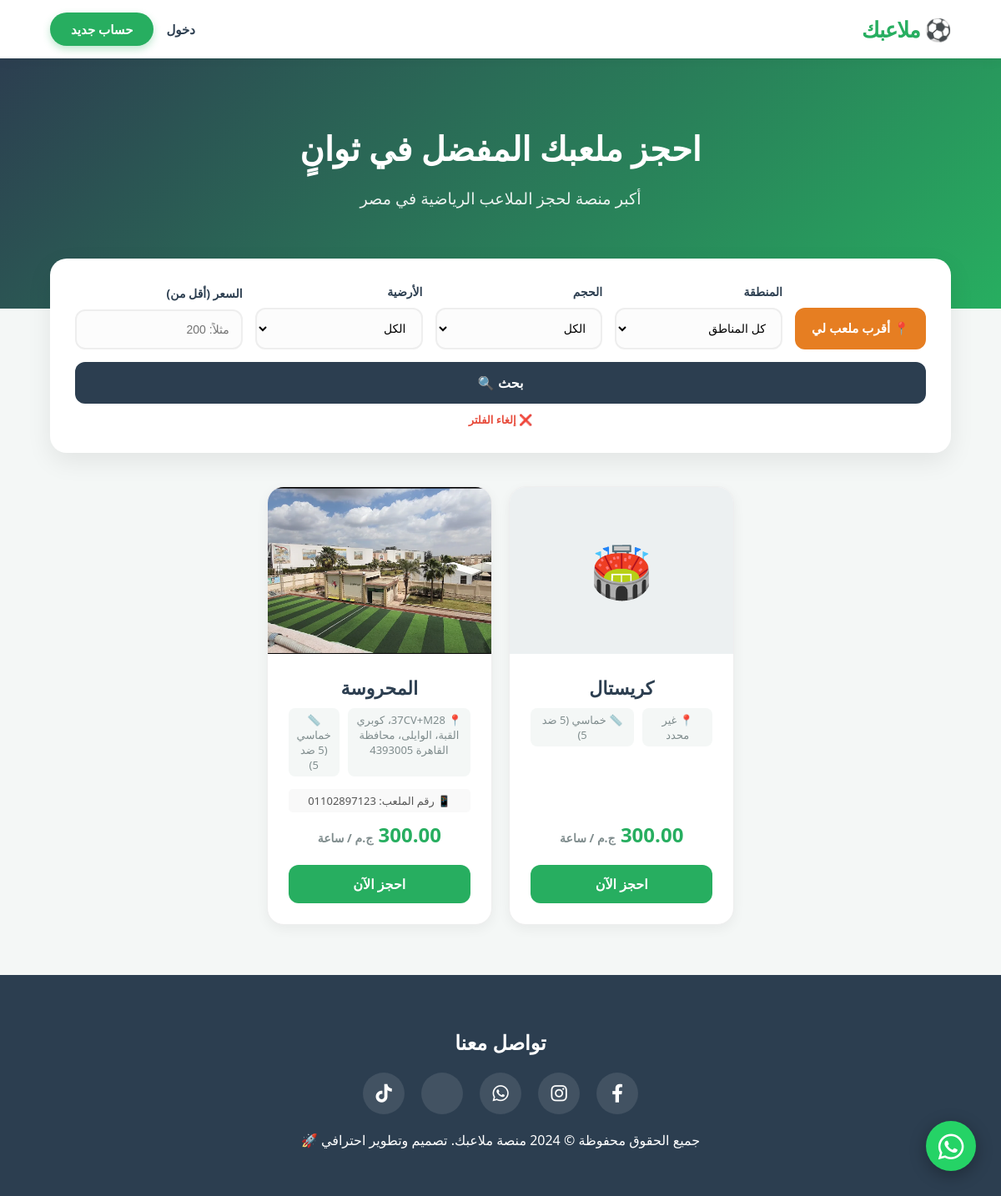
The page / on the database its author committed.
### bookings/models.py (models this page shows, shortened)
class Pitch(models.Model):
    SIZE_CHOICES = [
        ('5x5', 'خماسي (5 ضد 5)'),
        ('7x7', 'سباعي (7 ضد 7)'),
        ('11x11', 'قانوني (11 ضد 11)'),
    ]
    FLOOR_CHOICES = [
        ('Artificial', 'نجيل صناعي'),
        ('Natural', 'نجيل طبيعي'),
        ('Tartan', 'ترتان / مطاط'),
    ]
    name = models.CharField(max_length=100, verbose_name="اسم الملعب")
    price_per_hour = models.DecimalField(max_digits=10, decimal_places=2, verbose_name="سعر الساعة الأساسي")
    image = models.ImageField(upload_to='pitch_images/', blank=True, null=True, verbose_name="صورة الملعب")
    location = models.CharField(max_length=200, blank=True, verbose_name="العنوان نصياً")
    google_map_link = models.URLField(blank=True, null=True, verbose_name="رابط جوجل ماب")
    description = models.TextField(blank=True, verbose_name="وصف ومميزات الملعب")
    phone_number = models.CharField(max_length=15, blank=True, verbose_name="رقم الملعب")
    owner_name = models.CharField(max_length=100, blank=True, verbose_name="اسم صاحب الملعب")
    latitude = models.FloatField(blank=True, null=True, verbose_name="خط العرض (Latitude)")
    longitude = models.FloatField(blank=True, null=True, verbose_name="خط الطول (Longitude)")
    size = models.CharField(max_length=10, choices=SIZE_CHOICES, default='5x5', verbose_name="حجم الملعب")
    floor_type = models.CharField(max_length=20, choices=FLOOR_CHOICES, default='Artificial', verbose_name="نوع الأرضية")
    has_showers = models.BooleanField(default=False, verbose_name="يوجد حمامات/دش")
    has_parking = models.BooleanField(default=False, verbose_name="يوجد جراج")
    has_ball = models.BooleanField(default=True, verbose_name="توفر كرة")
    has_bibs = models.BooleanField(default=False, verbose_name="توفر ماركرات (صديري)")
    class Meta:
        verbose_name = "ملعب"
        verbose_name_plural = "الملاعب"

### bookings/views.py (the view)
# urls.py: path('', views.home, name='home'),
def home(request):
    time_threshold = timezone.now() - timedelta(minutes=30)
    Booking.objects.filter(status='Pending', created_at__lt=time_threshold).update(status='Cancelled')
    pitches_list = Pitch.objects.all()
    user_lat = request.GET.get('lat')
    user_lng = request.GET.get('lng')
    if user_lat and user_lng:
        try:
            user_lat = float(user_lat)
            user_lng = float(user_lng)
            pitches_with_distance = []
            for pitch in pitches_list:
                if pitch.latitude and pitch.longitude:
                    dist = haversine(user_lng, user_lat, pitch.longitude, pitch.latitude)
                    pitch.distance = round(dist, 1)
                else:
                    pitch.distance = 99999 # الملاعب اللي ملهاش موقع تظهر في الآخر
                pitches_with_distance.append(pitch)
            pitches_list = sorted(pitches_with_distance, key=lambda x: x.distance)
        except ValueError:
            pass
    else:
        pitches_list = pitches_list.order_by('-id')
    location_query = request.GET.get('location')
    size_query = request.GET.get('size')
    floor_query = request.GET.get('floor_type')
    max_price = request.GET.get('price')
    if isinstance(pitches_list, list):
        if location_query and location_query != 'all':
            pitches_list = [p for p in pitches_list if p.location == location_query]
        if size_query and size_query != 'all':
            pitches_list = [p for p in pitches_list if p.size == size_query]
        if floor_query and floor_query != 'all':
            pitches_list = [p for p in pitches_list if p.floor_type == floor_query]
        if max_price:
            pitches_list = [p for p in pitches_list if p.price_per_hour <= float(max_price)]
    else:
        if location_query and location_query != 'all': pitches_list = pitches_list.filter(location=location_query)
        if size_query and size_query != 'all': pitches_list = pitches_list.filter(size=size_query)
        if floor_query and floor_query != 'all': pitches_list = pitches_list.filter(floor_type=floor_query)
        if max_price: pitches_list = pitches_list.filter(price_per_hour__lte=max_price)
    locations = Pitch.objects.values_list('location', flat=True).distinct()
    paginator = Paginator(pitches_list, 6) # 6 ملاعب في الصفحة
    page_number = request.GET.get('page')
    pitches = paginator.get_page(page_number)
    return render(request, 'home.html', {
        'pitches': pitches,
        'locations': locations,
        'selected_location': location_query,
        'selected_size': size_query,
        'selected_floor': floor_query,
        'selected_price': max_price,
        'is_nearest_search': bool(user_lat),
    })

### bookings/templates/home.html (shortened to what this page needs)
<!DOCTYPE html>
<html dir="rtl" lang="ar">
<head>
    <link rel="stylesheet" href="https://cdnjs.cloudflare.com/ajax/libs/font-awesome/6.4.0/css/all.min.css">
</head>
<body>
    <a href="https://wa.me/2010xxxxxxxx" target="_blank" class="floating-whatsapp" title="تواصل معنا عبر واتساب">
        <i class="fab fa-whatsapp"></i>
    </a>
    <nav>
        <a href="/" class="logo">⚽ ملاعبك</a>
        <div class="nav-links">
            {% if user.is_authenticated %}
                <a href="{% url 'user_profile' %}" class="btn-signup" style="background: white; color: var(--dark) !important; border: 2px solid var(--dark); padding: 8px 15px;">
                    👤 حسابي
                </a>
                <form action="{% url 'logout' %}" method="post" style="display: inline;">
                    {% csrf_token %}
                    <button type="submit" style="background: none; border: none; color: #e74c3c; cursor: pointer; font-weight: bold; font-size: 15px;">
                        خروج
                    </button>
                </form>
            {% else %}
                <a href="{% url 'login' %}">دخول</a>
                <a href="{% url 'signup' %}" class="btn-signup">حساب جديد</a>
            {% endif %}
        </div>
    </nav>
    <header>
        <h1>احجز ملعبك المفضل في ثوانٍ</h1>
        <p>أكبر منصة لحجز الملاعب الرياضية في مصر</p>
    </header>
    <div class="search-container">
        <form method="GET" class="filter-form">
            <button type="button" onclick="getLocation()" class="btn-location">
                📍 أقرب ملعب لي
            </button>
            <div class="filter-group">
                <label>المنطقة</label>
                <select name="location">
                    <option value="all">كل المناطق</option>
                </select>
            </div>
            <div class="filter-group">
                <label>الحجم</label>
                <select name="size">
                    <option value="all">الكل</option>
                </select>
            </div>
            <div class="filter-group">
                <label>الأرضية</label>
                <select name="floor_type">
                    <option value="all">الكل</option>
                </select>
            </div>
            <div class="filter-group">
                <label>السعر (أقل من)</label>
                <input type="number" name="price" placeholder="مثلاً: 200" value="{{ selected_price|default:'' }}">
            </div>
            <div style="text-align: center; flex-grow: 1;">
                <button type="submit" class="btn-search" style="width: 100%;">بحث 🔍</button>
                {% if selected_location or selected_size != 'all' or selected_price or is_nearest_search %}
                    <a href="{% url 'home' %}" class="reset-link">❌ إلغاء الفلتر</a>
                {% endif %}
            </div>
        </form>
    </div>
    <div class="container">
        {% if pitches %}
            <div class="grid">
                {% for pitch in pitches %}
                <div class="pitch-card">
                    <div class="pitch-image">
                        {% if pitch.image %}
                            <img src="{{ pitch.image.url }}" alt="{{ pitch.name }}">
                        {% else %}
                            🏟️
                        {% endif %}
                    </div>
                    <div class="pitch-info">
                        <div>
                            <h3>{{ pitch.name }}</h3>
                            <div class="pitch-meta">
                                <span class="meta-badge">📍 {{ pitch.location|default:"غير محدد" }}</span>
                                <span class="meta-badge">📏 {{ pitch.get_size_display }}</span>
                            </div>
                            {% if pitch.phone_number %}
                            <div style="font-size: 13px; color: #555; margin-bottom: 10px; background: #f9f9f9; padding: 5px; border-radius: 5px;">
                                📱 رقم الملعب: {{ pitch.phone_number }}
                            </div>
                            {% endif %}
                        </div>
                        <div>
                            <span class="price">{{ pitch.price_per_hour }} <small style="font-size: 14px; color: #7f8c8d;">ج.م / ساعة</small></span>
                            <a href="{% url 'pitch_detail' pitch.id %}" class="btn-book">احجز الآن</a>
                        </div>
                    </div>
                </div>
                {% endfor %}
            </div>
        {% endif %}
    </div>
    <footer>
        <h3>تواصل معنا</h3>
        <div class="social-icons">
            <a href="#" class="social-icon fb"><i class="fab fa-facebook-f"></i></a>
            <a href="#" class="social-icon ig"><i class="fab fa-instagram"></i></a>
            <a href="#" class="social-icon wa"><i class="fab fa-whatsapp"></i></a>
            <a href="#" class="social-icon tw"></a>
            <a href="#" class="social-icon tk"><i class="fab fa-tiktok"></i></a>
        </div>
        <p>جميع الحقوق محفوظة &copy; 2024 منصة ملاعبك. تصميم وتطوير احترافي 🚀</p>
    </footer>
</body>
</html>

### rows shown on the page
Pitch: name "كريستال", location "غير محدد", size "خماسي (5 ضد 5)", price_per_hour "300.00"
Pitch: image (picture), name "المحروسة", location "37CV+M28، كوبري القبة، الوايلى، محافظة القاهرة 4393005", size "خماسي (5 ضد 5)", phone_number "01102897123", price_per_hour "300.00"
